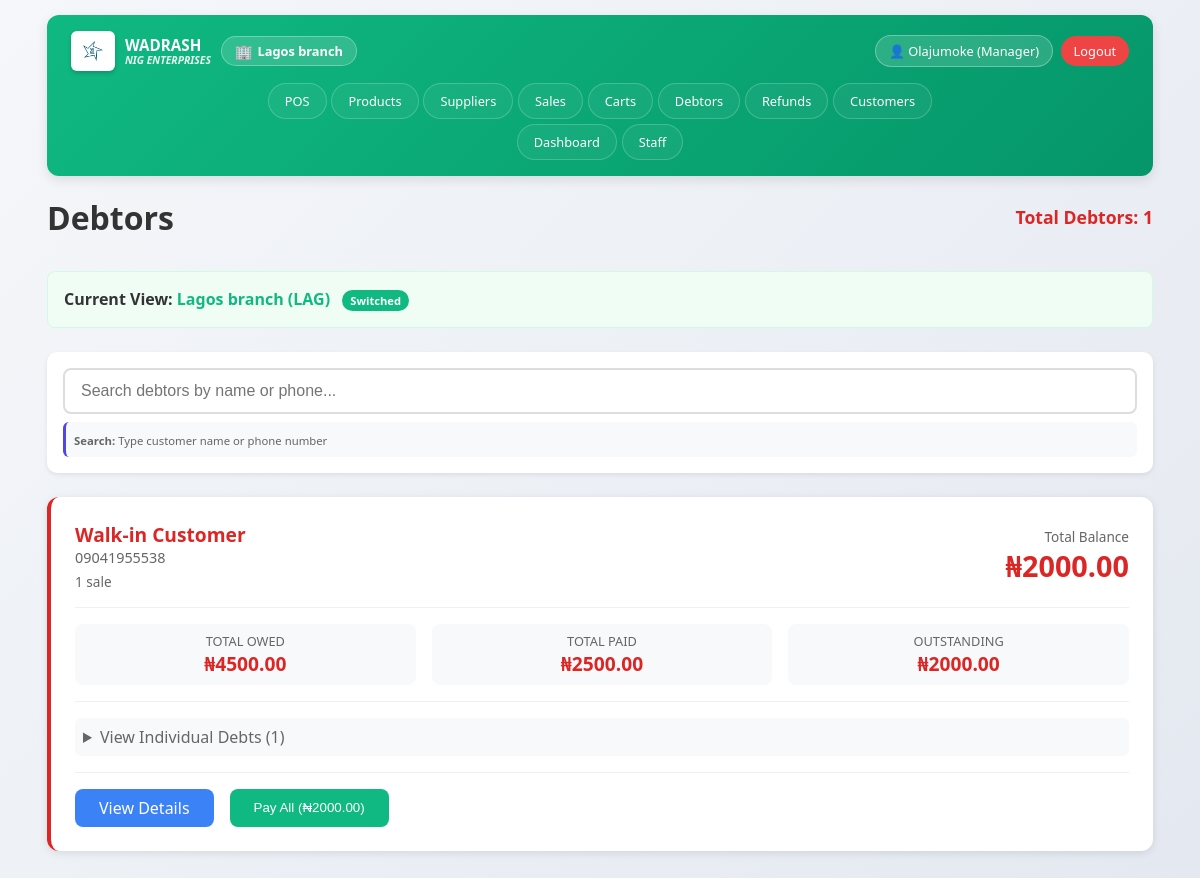
Before: /debtors/ (signed in) with the older database file.
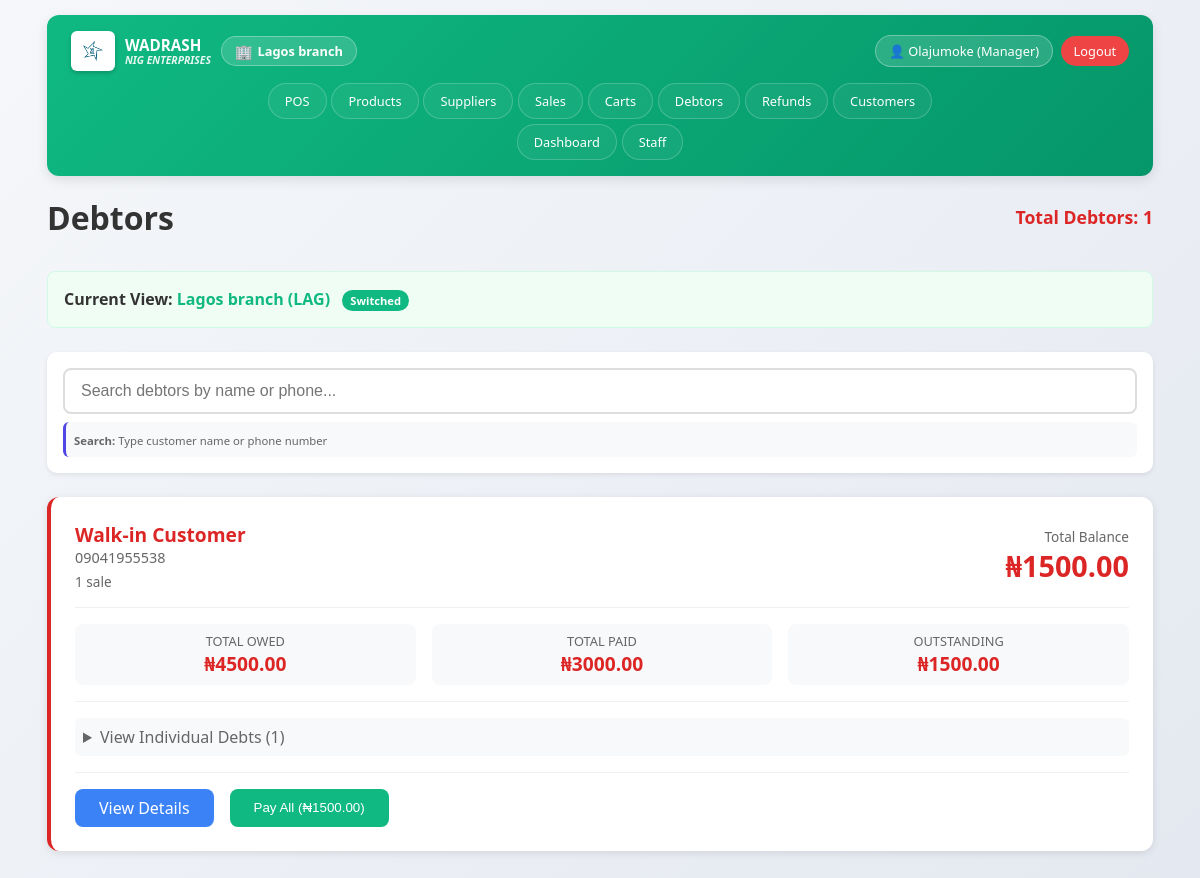
After: the same page with the newer database file.
### sales/models.py (models this page shows, shortened)
class Sale(models.Model):
    invoice_number = models.CharField(max_length=50, unique=True)
    staff = models.ForeignKey(User, on_delete=models.SET_NULL, null=True)
    customer_name = models.CharField(max_length=200, blank=True)
    customer_phone = models.CharField(max_length=15, blank=True)
    subtotal = models.DecimalField(max_digits=10, decimal_places=2, default=0)
    discount = models.DecimalField(max_digits=10, decimal_places=2, default=0)
    total = models.DecimalField(max_digits=10, decimal_places=2, default=0)
    amount_paid = models.DecimalField(max_digits=10, decimal_places=2, default=0)
    balance = models.DecimalField(max_digits=10, decimal_places=2, default=0)
    branch = models.ForeignKey(Branch, on_delete=models.CASCADE, null=True, blank=True, related_name='sales')
    payment_status = models.CharField(max_length=20, choices=[
        ('paid', 'Paid'),
        ('partial', 'Partial Payment'),
        ('unpaid', 'Unpaid')
    ], default='paid')
    created_at = models.DateTimeField(auto_now_add=True)
    updated_at = models.DateTimeField(auto_now=True)
    class Meta:
        db_table = 'sales'
        ordering = ['-created_at']

### debtors/views.py (the view, shortened to what this page needs)
# urls.py: path('', views.debtors_list, name='debtors_list'),
@login_required
def debtors_list(request):
    from decimal import Decimal
    from django.db.models import Q, Sum
    current_branch = None
    if request.user.is_superuser or request.user.role == 'admin':
        branch_id = request.session.get('current_branch_id')
        if branch_id:
            try:
                current_branch = Branch.objects.get(id=branch_id)
            except Branch.DoesNotExist:
                current_branch = None
    else:
        current_branch = request.user.branch
    all_sales = Sale.objects.filter(balance__gt=0)
    if current_branch:
        all_sales = all_sales.filter(branch=current_branch)
    elif not (request.user.is_superuser or request.user.role == 'admin'):
        all_sales = all_sales.none()
    all_sales = all_sales.select_related('staff').prefetch_related('payments').order_by('-created_at')
    customer_debts = {}
    for sale in all_sales:
        non_refund_payments = sale.payments.filter(
            ~Q(payment_method='refund')
        ).aggregate(total=Sum('amount'))['total'] or Decimal('0.00')
        refunds = sale.payments.filter(
            payment_method='refund'
        ).aggregate(total=Sum('amount'))['total'] or Decimal('0.00')
        net_paid = non_refund_payments + refunds
        if net_paid < sale.total:
            customer_key = sale.customer_phone or sale.customer_name or 'unknown'
            if customer_key not in customer_debts:
                customer_debts[customer_key] = {
                    'customer_name': sale.customer_name or 'Walk-in Customer',
                    'customer_phone': sale.customer_phone or '',
                    'total_balance': Decimal('0.00'),
                    'total_owed': Decimal('0.00'),
                    'total_paid': Decimal('0.00'),
                    'sales': [],
                    'sale_count': 0,
                    'customer_key': customer_key
                }
            customer_debts[customer_key]['sales'].append(sale)
            customer_debts[customer_key]['sale_count'] += 1
            customer_debts[customer_key]['total_balance'] += sale.balance
            customer_debts[customer_key]['total_owed'] += sale.total
            customer_debts[customer_key]['total_paid'] += sale.amount_paid
    debtors_list = list(customer_debts.values())
    debtors_list.sort(key=lambda x: x['total_balance'], reverse=True)
    search_query = request.GET.get('search', '')
    context = {
        'debtors': debtors_list,  # ALL debtors, no limit
        'search_query': search_query,
        'current_branch': current_branch,
        'viewing_all_branches': current_branch is None and (request.user.is_superuser or request.user.role == 'admin'),
        'total_debtors': len(debtors_list)
    }
    return render(request, 'debtors/debtors_list.html', context)

### inventoryApp/context_processors.py (called while the page is built)
def notifications(request):
    if request.user.is_authenticated:
        return {
            'unread_dashboard_count': UserNotification.get_unread_count(
                request.user, 'dashboard'
            ),
            'unread_debtors_count': UserNotification.get_unread_count(
                request.user, 'debtors'
            ),
            'unread_refunds_count': UserNotification.get_unread_count(
                request.user, 'refunds'
            ),
            'unread_sales_count': UserNotification.get_unread_count(
                request.user, 'sales'
            ),
            'total_unread_count': UserNotification.get_unread_count(request.user),
        }
    return {}

def session_timeout(request):
    return {
        'session_timeout': getattr(settings, 'AUTO_LOGOUT_DELAY', 30),
    }

def all_branches(request):
    if request.user.is_authenticated:
        branches = Branch.objects.filter(is_active=True).order_by('name')
        return {'all_branches': branches}
    return {}

### debtors/templates/debtors/debtors_list.html (shortened to what the changed rows need)
{% extends 'base.html' %}
{% block content %}
<div style="display: flex; justify-content: space-between; align-items: center; margin-bottom: 2rem; flex-wrap: wrap; gap: 1rem;">
    <h1>Debtors</h1>
</div>
<div id="debtorsList">
    {% for debtor in debtors %}
    <div class="debtor-card" data-customer-name="{{ debtor.customer_name|lower }}" data-customer-phone="{{ debtor.customer_phone }}">
        <div class="debtor-header">
            <div>
                <div class="debtor-name">{{ debtor.customer_name }}</div>
                <div style="color: #666; font-size: 0.9rem;">{{ debtor.customer_phone }}</div>
                <div style="font-size: 0.85rem; color: #666; margin-top: 0.3rem;">
                    {{ debtor.sale_count }} sale{{ debtor.sale_count|pluralize }}
                </div>
            </div>
            <div style="text-align: right;">
                <div style="font-size: 0.85rem; color: #666;">Total Balance</div>
                <div style="font-size: 1.8rem; font-weight: bold; color: #dc2626;">₦{{ debtor.total_balance|floatformat:2 }}</div>
            </div>
        </div>
        <div class="debtor-summary">
            <div class="summary-item">
                <div class="label">Total Owed</div>
                <div class="value">₦{{ debtor.total_owed|floatformat:2 }}</div>
            </div>
            <div class="summary-item">
                <div class="label">Total Paid</div>
                <div class="value">₦{{ debtor.total_paid|floatformat:2 }}</div>
            </div>
            <div class="summary-item">
                <div class="label">Outstanding</div>
                <div class="value" style="color: #dc2626;">₦{{ debtor.total_balance|floatformat:2 }}</div>
            </div>
        </div>
        <div class="sales-list">
            <details>
                <summary>View Individual Debts ({{ debtor.sale_count }})</summary>
            </details>
        </div>
        <div class="debtor-actions">
            {% if debtor.customer_phone %}
                <a href="{% url 'debtor_detail' debtor.customer_phone %}" class="btn-view">
                    View Details
                </a>
            {% else %}
                <span class="btn-secondary">
                    No Phone
                </span>
            {% endif %}
            <button onclick="openPayAllModal('{{ debtor.customer_name|escapejs }}', '{{ debtor.customer_phone }}', {{ debtor.total_balance }})"
                    class="btn-pay-all">
                Pay All (₦{{ debtor.total_balance|floatformat:2 }})
            </button>
        </div>
    </div>
    {% empty %}
    <div class="empty-state">
        <div class="empty-state-icon">💰</div>
        <h3>No Outstanding Debts</h3>
        <p>All customers have paid their bills in full!</p>
    </div>
    {% endfor %}
</div>
{% endblock %}

Changed rows visible on the page:
changed Sale "Walk-in Customer": total_balance "2000.00" → "1500.00"; total_paid "2500.00" → "3000.00"
